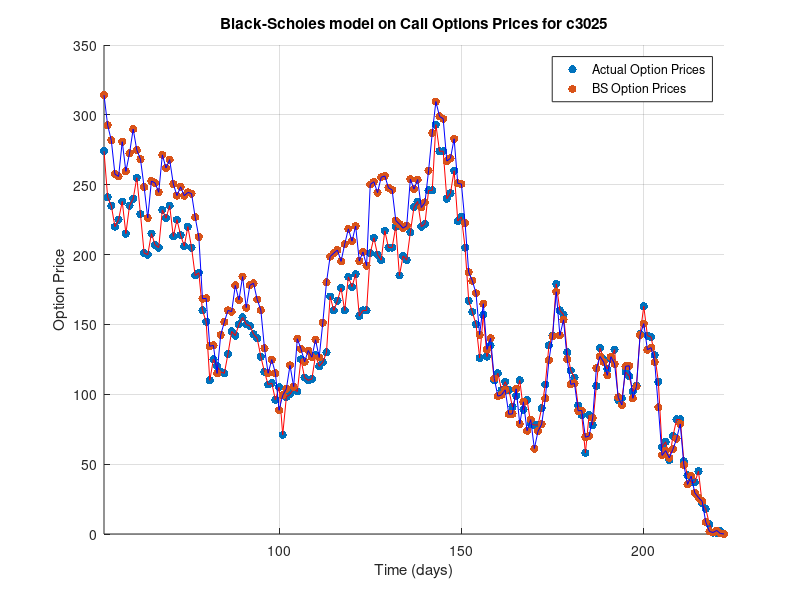

MATLAB code to generate this figure:
% calculate volatility of stock
c3025 = csvread('./c3025.csv');

Strike = 3025;
Yield = 0.00;
Rate = 0.06;

counter = 1;

T = 11.1 / 12;

call_prices_estimate = [];

for i=52:222
    
    Price = c3025(i,3);
    Value = c3025(i,2);
    Time = T - T*(i / 222);

    ImpliedVolatility = blsimpv(Price,Strike,Rate,Time,Value);
    change_in_price = c3025(counter+1:i,3) - c3025(counter:i-1,3);
    change_in_price = std((change_in_price ./ c3025(counter:i-1,3)));
    
%     Volatility = change_in_price * sqrt((2.6 / 12))
    Volatility = change_in_price * sqrt(252);

    [Call] = blsprice(Price,Strike,Rate,Time,Volatility,Yield);
    call_prices_estimate(end+1) = Call;
    counter = counter + 1;
end

time = 52:1:222;
call_prices = c3025(52:end,2);

h1 = scatter(time,call_prices,'filled','r');
hold on
plot(time,call_prices,'r')
hold on
h3 = scatter(time, call_prices_estimate,'filled','b');
hold on
plot(time, call_prices_estimate,'b')

legend([h1 h3],{'Actual Option Prices','BS Option Prices'}); 
grid on
xlim([52 222])

title('Black-Scholes model on Call Options Prices for c3025')

xlabel('Time (days)') % x-axis label
ylabel('Option Price') % y-axis label

c2_mse = immse(call_prices, call_prices_estimate')

